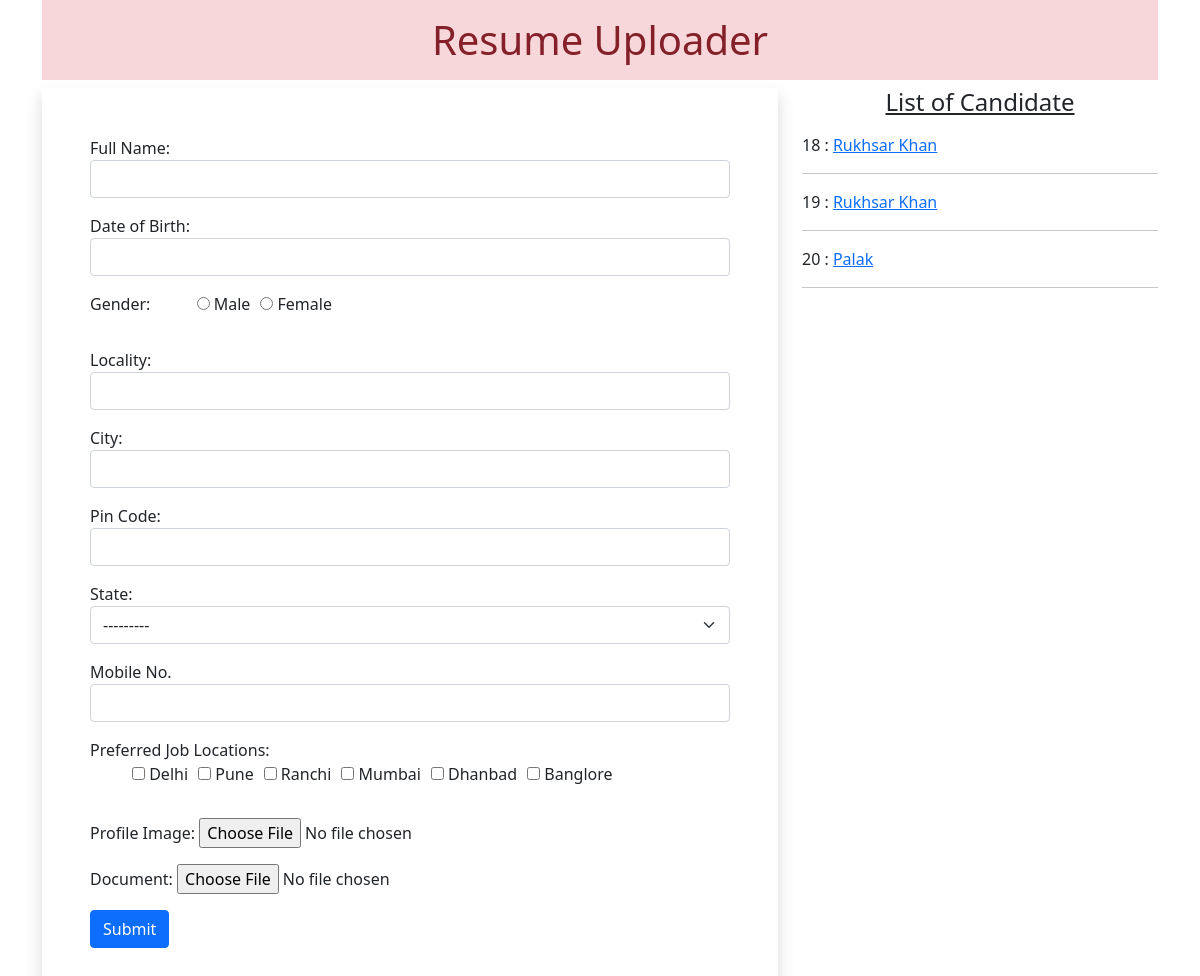
Before: / with the older database file.
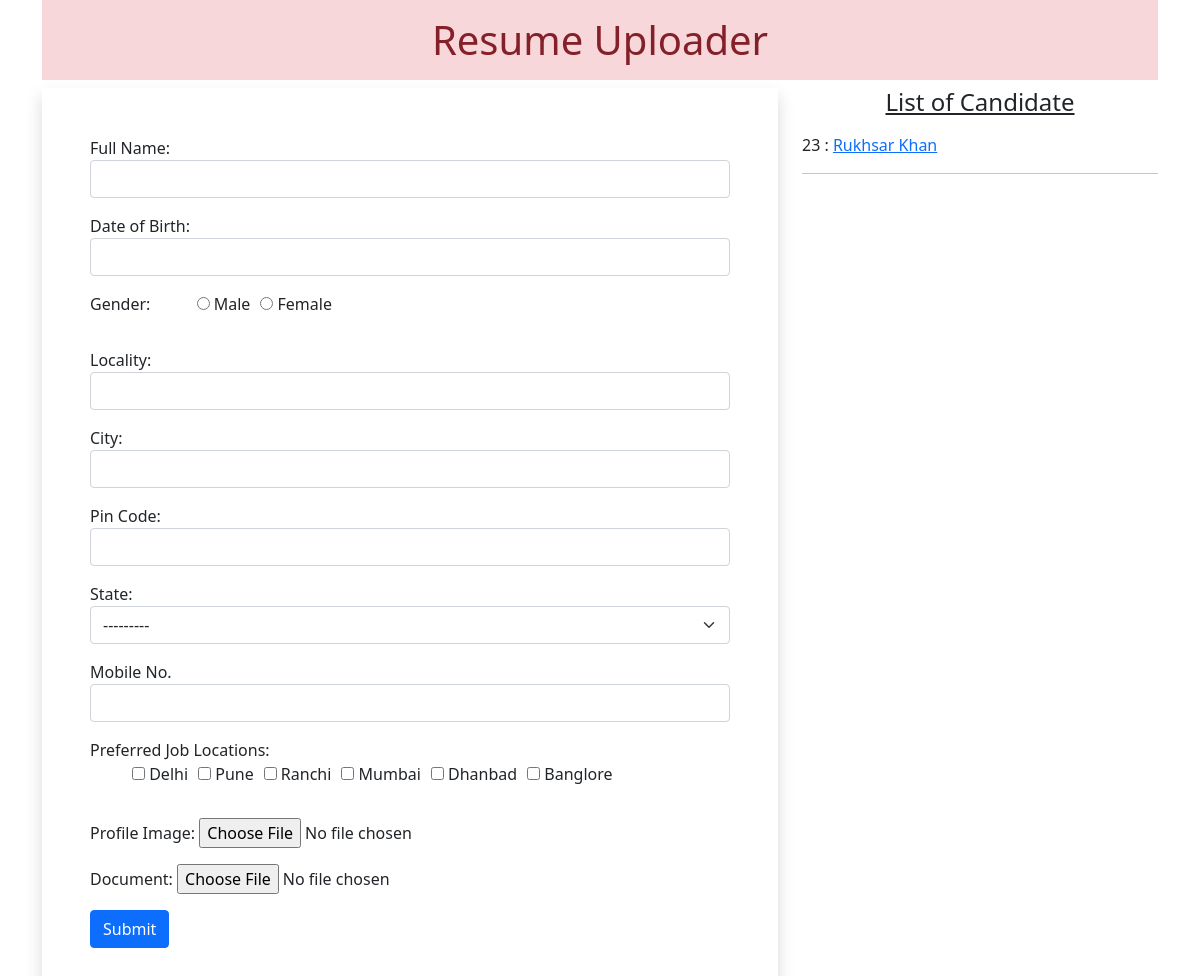
After: the same page with the newer database file.
### myapp/models.py (models this page shows)
class Resume(models.Model):
    name = models.CharField(max_length=100)
    dob =  models.DateField(auto_now=False, auto_now_add=False)
    gender = models.CharField(max_length=100)
    locality = models.CharField(max_length=100)
    city = models.CharField(max_length=100)
    pin = models.PositiveIntegerField()
    state = models.CharField(choices=STATE_CHOICES, max_length=50)
    mobile = models.PositiveIntegerField()
    email = models.EmailField()
    job_city = models.CharField(max_length=50)
    profile_image = models.ImageField(upload_to="images", blank=True)
    my_file = models.FileField(upload_to="images", blank=True)

### myapp/views.py (the view, shortened to what this page needs)
# urls.py: path('', views.HomeView.as_view(), name='home'),
class HomeView(View):
    def get(self, request):
        form = ResumeForm()
        candidates = Resume.objects.all()
        return render(request, 'myapp/home.html',{'candidates':candidates, 'form':form})

### myapp/templates/myapp/home.html (shortened to what this page needs)
<!DOCTYPE html>
{% load static %}
<html lang="en">
<head>
 <link href="https://cdn.jsdelivr.net/npm/bootstrap@5.0.0-beta2/dist/css/bootstrap.min.css" rel="stylesheet">
 <link rel="stylesheet" href="//code.jquery.com/ui/1.12.1/themes/base/jquery-ui.css">
</head>
<body>
   <div class="container mb-5">
  <h1 class="alert-danger text-center p-3">Resume Uploader</h1>
  <div class="row">
   <div class="col-sm-8">
    <form action="" method="post" enctype="multipart/form-data" class="shadow p-5">
     {% for fm in form %}
       <div class="form-group mb-3">
       {{fm.label_tag}} {{fm}} <small class="text-danger">{{fm.errors|striptags}}</small>
       </div>
     {% endfor %}
     <input type="submit" value="Submit" class="btn btn-primary">
    </form>
   </div>
   <div class="col-sm-4">
    <h4 class="text-center mb-3"><u>List of Candidate</u></h4>
    {% for candidate in candidates %}
     {{candidate.id}} : <a href="{% url 'candidate' candidate.id %}">{{candidate.name}}</a>
     <hr>
    {% endfor %}
   </div>
  </div>
 </div>
</body>
</html>

Changed rows visible on the page:
removed Resume: id "18", name "Rukhsar Khan"
removed Resume: id "19", name "Rukhsar Khan"
removed Resume: id "20", name "Palak"
added Resume: id "23", name "Rukhsar Khan"
